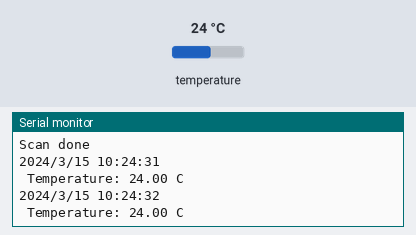
Simulated run of this sketch. Board: ESP32. Parts: the last lines printed to the serial monitor. The inputs (shaded band) are chosen by the test bench; at power-on: temperature 24 °C. The local clock reads 2024-03-15 10:24:30 at power-on unless the sketch sets it.

Above: at 2.2 s.
2.3 s: temperature set to 12 °C
At 3.6 s:
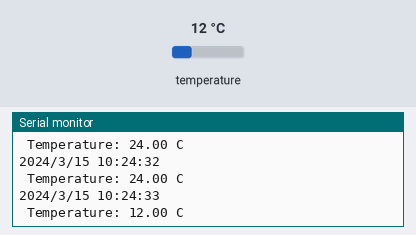
3.8 s: temperature set to 19 °C
At 4.6 s:
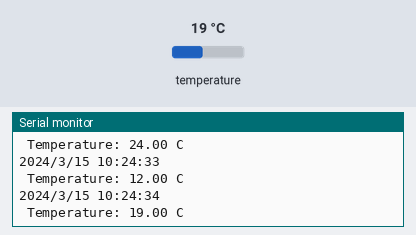
Timing chart, 0 to 6.8 s (numbered marks = the images above; inputs shaded):
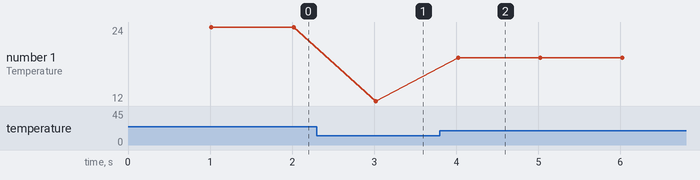

Measured:
- after the input at 2.3 s, the serial monitor: prints a new line after 0.72 s (image 1)
- after the input at 3.8 s, the serial monitor: prints a new line after 0.22 s (image 2)
- plotted number 1: 24 → 12 after the input at 2.3 s, 12 → 19 after the input at 3.8 s

The sketch:

test_rtc.ino
```cpp
/*
  Test: RTC (DS3231)
  Description: Verify I2C communication, set/read time, and check oscillator.

  Instructions:
  1. Open Serial Monitor at 115200 baud.
  2. The test will initialize the RTC and print the current time every second.
  3. If "RTC is NOT running" appears, it means the battery might be dead or the oscillator is off.
*/

#include <Wire.h>
#include "RTClib.h"

RTC_DS3231 rtc;

void setup() {
  Serial.begin(115200);
  delay(1000);
  Serial.println("\n--- RTC Unit Test + I2C Scan ---");

  // Explicitly initialize I2C on pins 21 and 22
  Serial.println("Initialzing I2C on SDA=21, SCL=22...");
  Wire.begin(21, 22);

  // Quick I2C Scan
  Serial.println("Scanning I2C bus...");
  byte error, address;
  int nDevices = 0;
  for(address = 1; address < 127; address++ ) {
    Wire.beginTransmission(address);
    error = Wire.endTransmission();
    if (error == 0) {
      Serial.print("I2C device found at address 0x");
      if (address<16) Serial.print("0");
      Serial.print(address,HEX);
      Serial.println("  !");
      nDevices++;
    }
  }
  if (nDevices == 0) Serial.println("No I2C devices found\n");
  else Serial.println("Scan done\n");

  if (!rtc.begin()) {
    Serial.println("Couldn't find RTC. Check wiring!");
    while (1) delay(10);
  }
}

void loop() {
  DateTime now = rtc.now();

  Serial.print(now.year(), DEC);
  Serial.print('/');
  Serial.print(now.month(), DEC);
  Serial.print('/');
  Serial.print(now.day(), DEC);
  Serial.print(" ");
  Serial.print(now.hour(), DEC);
  Serial.print(':');
  Serial.print(now.minute(), DEC);
  Serial.print(':');
  Serial.print(now.second(), DEC);
  Serial.println();

  Serial.print(" Temperature: ");
  Serial.print(rtc.getTemperature());
  Serial.println(" C");

  delay(1000);
}
```
